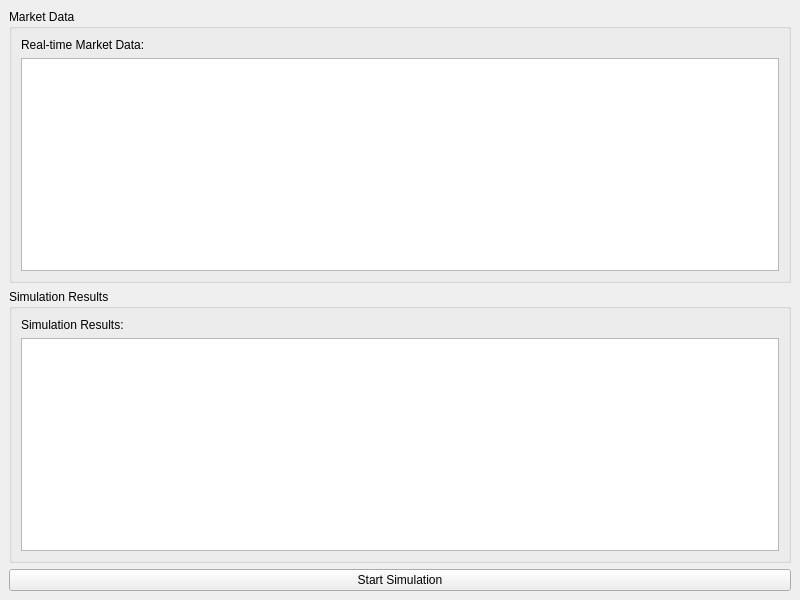
<?xml version="1.0" encoding="UTF-8"?>
<ui version="4.0">
 <class>MainWindow</class>
 <widget class="QMainWindow" name="MainWindow">
  <property name="geometry">
   <rect>
    <x>100</x>
    <y>100</y>
    <width>800</width>
    <height>600</height>
   </rect>
  </property>
  <property name="windowTitle">
   <string>Trading Simulator</string>
  </property>
  <widget class="QWidget" name="centralWidget">
   <layout class="QVBoxLayout" name="verticalLayout">
    <item>
     <widget class="QGroupBox" name="marketDataGroup">
      <property name="title">
       <string>Market Data</string>
      </property>
      <layout class="QVBoxLayout" name="verticalLayout_2">
       <item>
        <widget class="QLabel" name="marketDataLabel">
         <property name="text">
          <string>Real-time Market Data:</string>
         </property>
        </widget>
       </item>
       <item>
        <widget class="QTextEdit" name="marketDataTextEdit"/>
       </item>
      </layout>
     </widget>
    </item>
    <item>
     <widget class="QGroupBox" name="simulationGroup">
      <property name="title">
       <string>Simulation Results</string>
      </property>
      <layout class="QVBoxLayout" name="verticalLayout_3">
       <item>
        <widget class="QLabel" name="simulationResultsLabel">
         <property name="text">
          <string>Simulation Results:</string>
         </property>
        </widget>
       </item>
       <item>
        <widget class="QTextEdit" name="simulationResultsTextEdit"/>
       </item>
      </layout>
     </widget>
    </item>
    <item>
     <widget class="QPushButton" name="startSimulationButton">
      <property name="text">
       <string>Start Simulation</string>
      </property>
     </widget>
    </item>
   </layout>
  </widget>
  <statusbar name="statusbar"/>
 </widget>
 <resources/>
 <connections/>
</ui>
